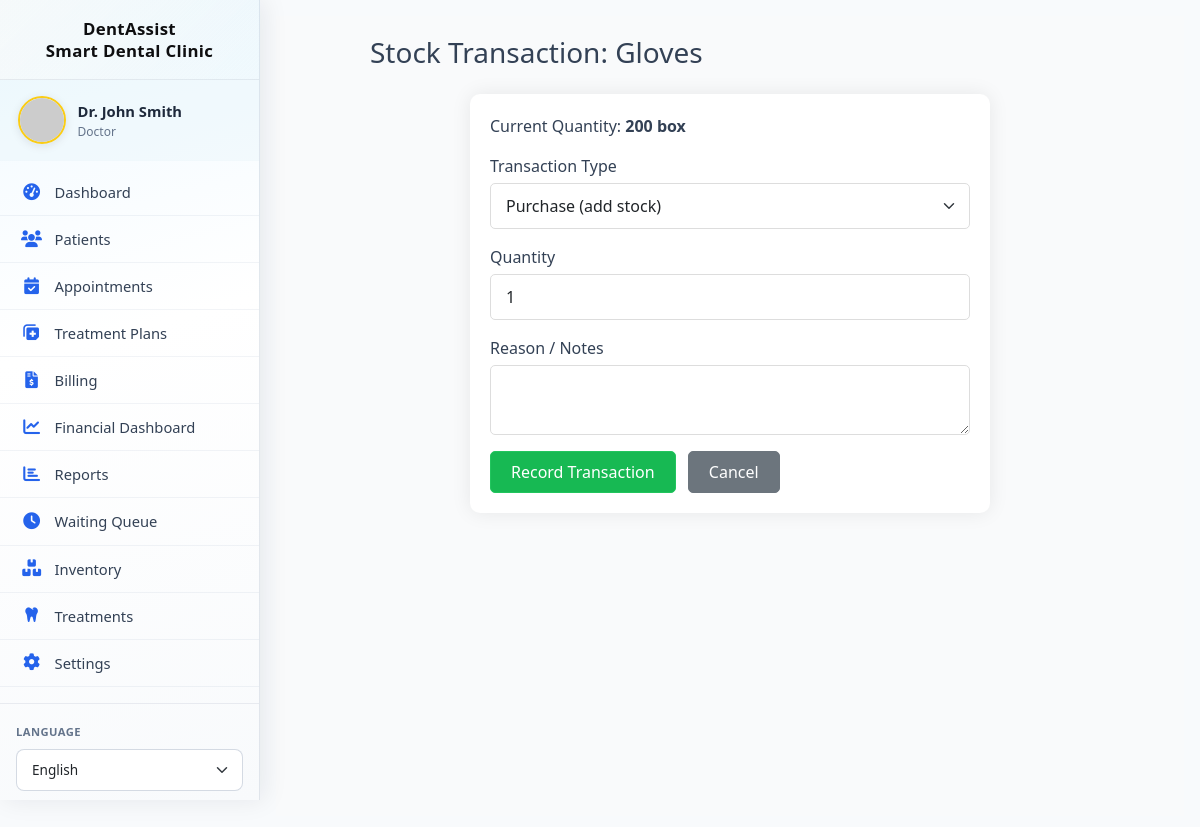
Page /inventory/transaction.php?id=1 (signed in) on the committed database.
### tables this page shows
CREATE TABLE `inventory` (
  `id` int(11) NOT NULL,
  `item_name` varchar(100) NOT NULL,
  `category` varchar(50) DEFAULT NULL,
  `description` text DEFAULT NULL,
  `quantity` int(11) DEFAULT 0,
  `unit` varchar(20) DEFAULT NULL,
  `reorder_level` int(11) DEFAULT 10,
  `reorder_quantity` int(11) DEFAULT 0,
  `supplier_name` varchar(100) DEFAULT NULL,
  `supplier_contact` varchar(100) DEFAULT NULL,
  `supplier_phone` varchar(20) DEFAULT NULL,
  `supplier_email` varchar(100) DEFAULT NULL,
  `cost_per_unit` decimal(10,2) DEFAULT NULL,
  `selling_price` decimal(10,2) DEFAULT NULL,
  `expiry_date` date DEFAULT NULL,
  `lot_number` varchar(50) DEFAULT NULL,
  `location` varchar(50) DEFAULT NULL,
  `barcode` varchar(100) DEFAULT NULL,
  `created_at` timestamp NOT NULL DEFAULT current_timestamp(),
  `updated_at` timestamp NOT NULL DEFAULT current_timestamp() ON UPDATE current_timestamp(),
  `created_by` int(11) DEFAULT NULL
);

### includes/db.php (called while the page is built, shortened)
<?php
class Database {
    private $host = DB_HOST;
    private $user = DB_USER;
    private $pass = DB_PASS;
    private $dbname = DB_NAME;
    private $conn;
    private static $instance = null;
    private function __construct() {
        try {
            $this->conn = new mysqli($this->host, $this->user, $this->pass, $this->dbname);
            $this->conn->set_charset("utf8mb4");
        } catch (Exception $e) {
            die("Database connection error: " . $e->getMessage());
        }
    }
    public static function getInstance() {
        if (self::$instance == null) {
            self::$instance = new Database();
        }
        return self::$instance;
    }
    public function query($sql, $params = [], $types = "") {
        $stmt = $this->conn->prepare($sql);
        if (!empty($params)) {
            if (empty($types)) {
                $types = $this->determineTypes($params);
            }
            $stmt->bind_param($types, ...$params);
        }
        if (!$stmt->execute()) {
            $err = $stmt->error ?: $this->conn->error;
            throw new Exception('Query failed: ' . $err);
        }
        return $stmt;
    }
    private function determineTypes($params) {
        $types = '';
        foreach ($params as $param) {
            if (is_int($param)) {
                $types .= 'i';
            } elseif (is_float($param)) {
                $types .= 'd';
            } elseif (is_string($param)) {
                $types .= 's';
            } else {
                $types .= 'b';
            }
        }
        return $types;
    }
    public function fetchOne($sql, $params = [], $types = "") {
        $stmt = $this->query($sql, $params, $types);
        $result = $stmt->get_result();
        if ($result && $result->num_rows > 0) {
            return $result->fetch_assoc();
        }
        return null;
    }
}
?>

### inventory/transaction.php (the view, shortened to what this page needs)
<?php
require_once '../includes/db.php';
$db = Database::getInstance();
$itemId = $_GET['id'] ?? 0;
$item = $db->fetchOne("SELECT * FROM inventory WHERE id = ?", [$itemId], "i");
include '../layouts/header.php';
?>
<div class="container-fluid transaction-mobile-wrap">
    <div class="transaction-page-inner">
    <h1 class="h3 mb-4 transaction-page-title">Stock Transaction: <?php echo htmlspecialchars($item['item_name']); ?></h1>
    <div class="card transaction-card">
        <div class="card-body">
            <p class="mb-3">Current Quantity: <strong><?php echo $item['quantity']; ?> <?php echo htmlspecialchars($item['unit'] ?? ''); ?></strong></p>
            <form method="POST" id="transaction-form">
                <div class="mb-3">
                    <label class="form-label">Transaction Type</label>
                    <select class="form-select" name="type" id="transaction-type" required>
                        <option value="purchase">Purchase (add stock)</option>
                    </select>
                </div>
                <div class="mb-3">
                    <label class="form-label" id="qty-label">Quantity</label>
                    <input type="number" class="form-control" name="quantity" id="transaction-qty" min="1" value="1" required>
                </div>
                <div class="mb-3">
                    <label class="form-label">Reason / Notes</label>
                    <textarea class="form-control" name="reason" rows="2"></textarea>
                </div>
                <button type="submit" class="btn btn-primary">Record Transaction</button>
                <a href="view.php?id=<?php echo $itemId; ?>" class="btn btn-secondary ms-1 ms-md-2 mt-2 mt-md-0">Cancel</a>
            </form>
        </div>
    </div>
    </div>
</div>
<?php include '../layouts/footer.php'; ?>

### rows in the picture
inventory: item_name "Gloves", quantity "200", unit "box"

### other values in the picture
SITE_NAME "DentAssist Smart Dental Clinic"
$_SESSION['full_name'] "Dr. John Smith"
$role "Doctor"
__('dashboard', 'Dashboard') "Dashboard"
__('patients', 'Patients') "Patients"
__('appointments', 'Appointments') "Appointments"
__('treatment_plans', 'Treatment Plans') "Treatment Plans"
__('billing', 'Billing') "Billing"
__('financial_dashboard', 'Financial Dashboard') "Financial Dashboard"
__('reports', 'Reports') "Reports"
__('queue', 'Waiting Queue') "Waiting Queue"
__('inventory', 'Inventory') "Inventory"
__('treatments', 'Treatments') "Treatments"
__('settings', 'Settings') "Settings"
__('language', 'Language') "LANGUAGE"
